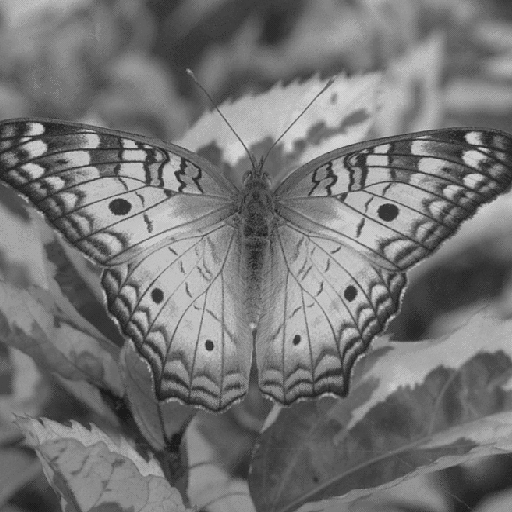
#> input picture images/butterfly.png, 512 x 512 px
$ python 1-8-mask.py images/butterfly.png out.png 5
#> lines starting #> are read from the running program, lines starting #| are printed output that depends on the picture
import sys
import cv2 as cv
import numpy as np

h1 = np.array([[0, 0, -1, 0, 0],
               [0, -1, -2, -1, 0],
               [-1, -2, 16, -2, -1],
               [0, -1, -2, -1, 0],
               [0, 0, -1, 0, 0]])

h2 = (1/256) * np.array([[1, 4, 6, 4, 1],
               [4, 16, 24, 16, 4],
               [6, 24, 36, 24, 6],
               [4, 16, 24, 16, 4],
               [1, 4, 6, 4, 1]])

h3 = np.array([[-1, 0, 1],
              [-2, 0, 2],
              [-1, 0, 1]])

h4 = np.array([[-1, -2, -1],
               [0, 0, 0],
               [1, 2, 1]])

h5 = np.array([[-1, -1, -1],
               [-1, 8, -1],
               [-1, -1, -1]])

h6 = (1/9) * np.ones((3, 3))

h7 = np.array([[-1, -1, 2],
             [-1, 2, -1],
             [2, -1, -1]])

h8 = np.array([[2, -1, -1],
               [-1, 2, -1],
               [-1, -1, 2]])

h9 = (1/9) * np.identity(9)

h10 = (1/8) * np.array([[-1, -1, -1, -1, -1],
                        [-1, 2, 2, 2, -1],
                        [-1, 2, 8, 2, -1],
                        [-1, 2, 2, 2, -1],
                        [-1, -1, -1, -1, -1]])

h11 = np.array([[-1, -1, 0],
                [-1, 0, 1],
                [0, 1, 1]])

filters = [h1, h2, h3, h4, h5, h6, h7, h8, h9, h10, h11]

def main():
    if len(sys.argv) < 4:
        sys.exit("Parameters are missing")

    img = cv.imread(sys.argv[1])
#> img is the input picture: shape (512, 512, 3); min 27, max 212, mean 116.8

    if img is None :
        sys.exit("Could not read the images")

    tp = int(sys.argv[3])
    img = cv.filter2D(img, -1, filters[tp - 1])
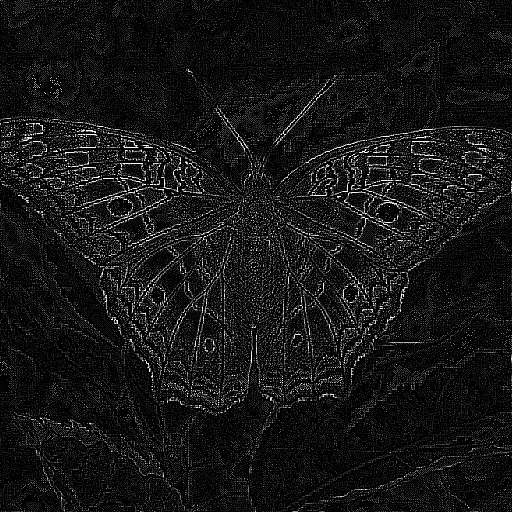
#> img: shape (512, 512, 3); min 0, max 255, mean 21.5
    cv.imwrite(sys.argv[2], img)


if __name__ == "__main__":
    main()

$ run again, on images/house.png
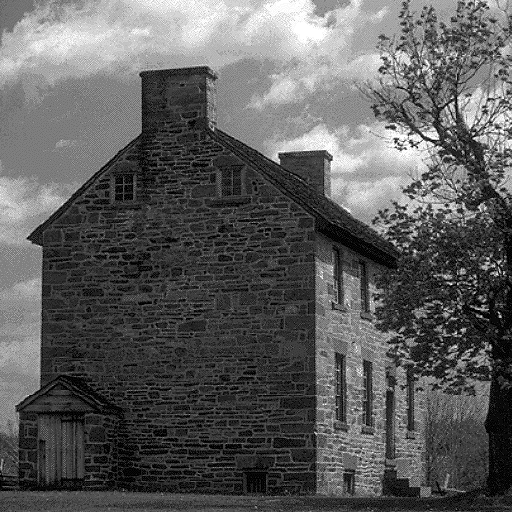
#> input picture images/house.png, 512 x 512 px
#> in main, img is the input picture: shape (512, 512, 3); min 0, max 255, mean 92.9
#> in main, `img = cv.filter2D(img, -1, filters[tp - 1])`:
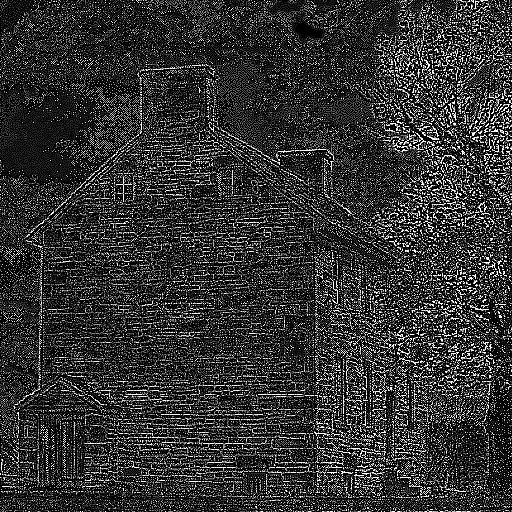
#> img: shape (512, 512, 3); min 0, max 255, mean 50.8
